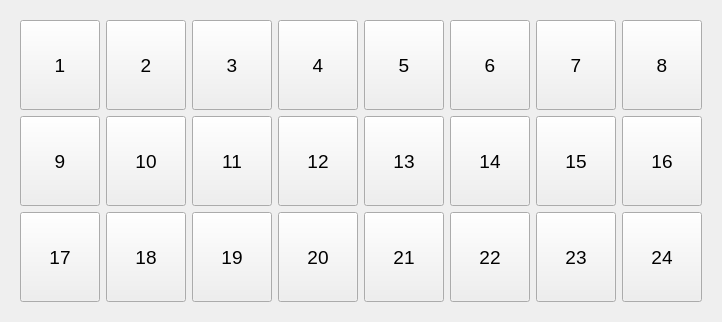
            <widget class="QWidget" name="tab_2">
             <attribute name="title">
              <string>2层停车位</string>
             </attribute>
             <layout class="QHBoxLayout" name="horizontalLayout_9">
              <item>
               <widget class="QWidget" name="widget_p2" native="true">
                <layout class="QHBoxLayout" name="horizontalLayout_20">
                 <item>
                  <layout class="QVBoxLayout" name="verticalLayout_20">
                   <item>
                    <layout class="QHBoxLayout" name="horizontalLayout_21">
                     <item>
                      <widget class="QPushButton" name="pushButton_p1_2">
                       <property name="sizePolicy">
                        <sizepolicy hsizetype="Minimum" vsizetype="Minimum">
                         <horstretch>0</horstretch>
                         <verstretch>0</verstretch>
                        </sizepolicy>
                       </property>
                       <property name="minimumSize">
                        <size>
                         <width>60</width>
                         <height>90</height>
                        </size>
                       </property>
                       <property name="font">
                        <font>
                         <pointsize>14</pointsize>
                        </font>
                       </property>
                       <property name="text">
                        <string>1</string>
                       </property>
                      </widget>
                     </item>
                     <item>
                      <widget class="QPushButton" name="pushButton_p2_2">
                       <property name="sizePolicy">
                        <sizepolicy hsizetype="Minimum" vsizetype="Minimum">
                         <horstretch>0</horstretch>
                         <verstretch>0</verstretch>
                        </sizepolicy>
                       </property>
                       <property name="minimumSize">
                        <size>
                         <width>0</width>
                         <height>90</height>
                        </size>
                       </property>
                       <property name="font">
                        <font>
                         <pointsize>14</pointsize>
                        </font>
                       </property>
                       <property name="text">
                        <string>2</string>
                       </property>
                      </widget>
                     </item>
                     <item>
                      <widget class="QPushButton" name="pushButton_p3_2">
                       <property name="sizePolicy">
                        <sizepolicy hsizetype="Minimum" vsizetype="Minimum">
                         <horstretch>0</horstretch>
                         <verstretch>0</verstretch>
                        </sizepolicy>
                       </property>
                       <property name="minimumSize">
                        <size>
                         <width>0</width>
                         <height>90</height>
                        </size>
                       </property>
                       <property name="font">
                        <font>
                         <pointsize>14</pointsize>
                        </font>
                       </property>
                       <property name="text">
                        <string>3</string>
                       </property>
                      </widget>
                     </item>
                     <item>
                      <widget class="QPushButton" name="pushButton_p4_2">
                       <property name="sizePolicy">
                        <sizepolicy hsizetype="Minimum" vsizetype="Minimum">
                         <horstretch>0</horstretch>
                         <verstretch>0</verstretch>
                        </sizepolicy>
                       </property>
                       <property name="minimumSize">
                        <size>
                         <width>0</width>
                         <height>90</height>
                        </size>
                       </property>
                       <property name="font">
                        <font>
                         <pointsize>14</pointsize>
                        </font>
                       </property>
                       <property name="text">
                        <string>4</string>
                       </property>
                      </widget>
                     </item>
                     <item>
                      <widget class="QPushButton" name="pushButton_p5_2">
                       <property name="sizePolicy">
                        <sizepolicy hsizetype="Minimum" vsizetype="Minimum">
                         <horstretch>0</horstretch>
                         <verstretch>0</verstretch>
                        </sizepolicy>
                       </property>
                       <property name="minimumSize">
                        <size>
                         <width>0</width>
                         <height>90</height>
                        </size>
                       </property>
                       <property name="font">
                        <font>
                         <pointsize>14</pointsize>
                        </font>
                       </property>
                       <property name="text">
                        <string>5</string>
                       </property>
                      </widget>
                     </item>
                     <item>
                      <widget class="QPushButton" name="pushButton_p6_2">
                       <property name="sizePolicy">
                        <sizepolicy hsizetype="Minimum" vsizetype="Minimum">
                         <horstretch>0</horstretch>
                         <verstretch>0</verstretch>
                        </sizepolicy>
                       </property>
                       <property name="minimumSize">
                        <size>
                         <width>0</width>
                         <height>90</height>
                        </size>
                       </property>
                       <property name="font">
                        <font>
                         <pointsize>14</pointsize>
                        </font>
                       </property>
                       <property name="text">
                        <string>6</string>
                       </property>
                      </widget>
                     </item>
                     <item>
                      <widget class="QPushButton" name="pushButton_p7_2">
                       <property name="sizePolicy">
                        <sizepolicy hsizetype="Minimum" vsizetype="Minimum">
                         <horstretch>0</horstretch>
                         <verstretch>0</verstretch>
                        </sizepolicy>
                       </property>
                       <property name="minimumSize">
                        <size>
                         <width>0</width>
                         <height>90</height>
                        </size>
                       </property>
                       <property name="font">
                        <font>
                         <pointsize>14</pointsize>
                        </font>
                       </property>
                       <property name="text">
                        <string>7</string>
                       </property>
                      </widget>
                     </item>
                     <item>
                      <widget class="QPushButton" name="pushButton_p8_2">
                       <property name="sizePolicy">
                        <sizepolicy hsizetype="Minimum" vsizetype="Minimum">
                         <horstretch>0</horstretch>
                         <verstretch>0</verstretch>
                        </sizepolicy>
                       </property>
                       <property name="minimumSize">
                        <size>
                         <width>0</width>
                         <height>90</height>
                        </size>
                       </property>
                       <property name="font">
                        <font>
                         <pointsize>14</pointsize>
                        </font>
                       </property>
                       <property name="text">
                        <string>8</string>
                       </property>
                      </widget>
                     </item>
                    </layout>
                   </item>
                   <item>
                    <layout class="QHBoxLayout" name="horizontalLayout_22">
                     <item>
                      <widget class="QPushButton" name="pushButton_p9_2">
                       <property name="sizePolicy">
                        <sizepolicy hsizetype="Minimum" vsizetype="Minimum">
                         <horstretch>0</horstretch>
                         <verstretch>0</verstretch>
                        </sizepolicy>
                       </property>
                       <property name="minimumSize">
                        <size>
                         <width>0</width>
                         <height>90</height>
                        </size>
                       </property>
                       <property name="font">
                        <font>
                         <pointsize>14</pointsize>
                        </font>
                       </property>
                       <property name="text">
                        <string>9</string>
                       </property>
                      </widget>
                     </item>
                     <item>
                      <widget class="QPushButton" name="pushButton_p10_2">
                       <property name="sizePolicy">
                        <sizepolicy hsizetype="Minimum" vsizetype="Minimum">
                         <horstretch>0</horstretch>
                         <verstretch>0</verstretch>
                        </sizepolicy>
                       </property>
                       <property name="minimumSize">
                        <size>
                         <width>0</width>
                         <height>90</height>
                        </size>
                       </property>
                       <property name="font">
                        <font>
                         <pointsize>14</pointsize>
                        </font>
                       </property>
                       <property name="text">
                        <string>10</string>
                       </property>
                      </widget>
                     </item>
                     <item>
                      <widget class="QPushButton" name="pushButton_p11_2">
                       <property name="sizePolicy">
                        <sizepolicy hsizetype="Minimum" vsizetype="Minimum">
                         <horstretch>0</horstretch>
                         <verstretch>0</verstretch>
                        </sizepolicy>
                       </property>
                       <property name="minimumSize">
                        <size>
                         <width>0</width>
                         <height>90</height>
                        </size>
                       </property>
                       <property name="font">
                        <font>
                         <pointsize>14</pointsize>
                        </font>
                       </property>
                       <property name="text">
                        <string>11</string>
                       </property>
                      </widget>
                     </item>
                     <item>
                      <widget class="QPushButton" name="pushButton_p12_2">
                       <property name="sizePolicy">
                        <sizepolicy hsizetype="Minimum" vsizetype="Minimum">
                         <horstretch>0</horstretch>
                         <verstretch>0</verstretch>
                        </sizepolicy>
                       </property>
                       <property name="minimumSize">
                        <size>
                         <width>0</width>
                         <height>90</height>
                        </size>
                       </property>
                       <property name="font">
                        <font>
                         <pointsize>14</pointsize>
                        </font>
                       </property>
                       <property name="text">
                        <string>12</string>
                       </property>
                      </widget>
                     </item>
                     <item>
                      <widget class="QPushButton" name="pushButton_p13_2">
                       <property name="sizePolicy">
                        <sizepolicy hsizetype="Minimum" vsizetype="Minimum">
                         <horstretch>0</horstretch>
                         <verstretch>0</verstretch>
                        </sizepolicy>
                       </property>
                       <property name="minimumSize">
                        <size>
                         <width>0</width>
                         <height>90</height>
                        </size>
                       </property>
                       <property name="font">
                        <font>
                         <pointsize>14</pointsize>
                        </font>
                       </property>
                       <property name="text">
                        <string>13</string>
                       </property>
                      </widget>
                     </item>
                     <item>
                      <widget class="QPushButton" name="pushButton_p14_2">
                       <property name="sizePolicy">
                        <sizepolicy hsizetype="Minimum" vsizetype="Minimum">
                         <horstretch>0</horstretch>
                         <verstretch>0</verstretch>
                        </sizepolicy>
                       </property>
                       <property name="minimumSize">
                        <size>
                         <width>0</width>
                         <height>90</height>
                        </size>
                       </property>
                       <property name="font">
                        <font>
                         <pointsize>14</pointsize>
                        </font>
                       </property>
                       <property name="text">
                        <string>14</string>
                       </property>
                      </widget>
                     </item>
                     <item>
                      <widget class="QPushButton" name="pushButton_p15_2">
                       <property name="sizePolicy">
                        <sizepolicy hsizetype="Minimum" vsizetype="Minimum">
                         <horstretch>0</horstretch>
                         <verstretch>0</verstretch>
                        </sizepolicy>
                       </property>
                       <property name="minimumSize">
                        <size>
                         <width>0</width>
                         <height>90</height>
                        </size>
                       </property>
                       <property name="font">
                        <font>
                         <pointsize>14</pointsize>
                        </font>
                       </property>
                       <property name="text">
                        <string>15</string>
                       </property>
                      </widget>
                     </item>
                     <item>
                      <widget class="QPushButton" name="pushButton_p16_2">
                       <property name="sizePolicy">
                        <sizepolicy hsizetype="Minimum" vsizetype="Minimum">
                         <horstretch>0</horstretch>
                         <verstretch>0</verstretch>
                        </sizepolicy>
                       </property>
                       <property name="minimumSize">
                        <size>
                         <width>0</width>
                         <height>90</height>
                        </size>
                       </property>
                       <property name="font">
                        <font>
                         <pointsize>14</pointsize>
                        </font>
                       </property>
                       <property name="text">
                        <string>16</string>
                       </property>
                      </widget>
                     </item>
                    </layout>
                   </item>
                   <item>
                    <layout class="QHBoxLayout" name="horizontalLayout_23">
                     <item>
                      <widget class="QPushButton" name="pushButton_p17_2">
                       <property name="sizePolicy">
                        <sizepolicy hsizetype="Minimum" vsizetype="Minimum">
                         <horstretch>0</horstretch>
                         <verstretch>0</verstretch>
                        </sizepolicy>
                       </property>
                       <property name="minimumSize">
                        <size>
                         <width>0</width>
                         <height>90</height>
                        </size>
                       </property>
                       <property name="font">
                        <font>
                         <pointsize>14</pointsize>
                        </font>
                       </property>
                       <property name="text">
                        <string>17</string>
                       </property>
                      </widget>
                     </item>
                     <item>
                      <widget class="QPushButton" name="pushButton_p18_2">
                       <property name="sizePolicy">
                        <sizepolicy hsizetype="Minimum" vsizetype="Minimum">
                         <horstretch>0</horstretch>
                         <verstretch>0</verstretch>
                        </sizepolicy>
                       </property>
                       <property name="minimumSize">
                        <size>
                         <width>0</width>
                         <height>90</height>
                        </size>
                       </property>
                       <property name="font">
                        <font>
                         <pointsize>14</pointsize>
                        </font>
                       </property>
                       <property name="text">
                        <string>18</string>
                       </property>
                      </widget>
                     </item>
                     <item>
                      <widget class="QPushButton" name="pushButton_p19_2">
                       <property name="sizePolicy">
                        <sizepolicy hsizetype="Minimum" vsizetype="Minimum">
                         <horstretch>0</horstretch>
                         <verstretch>0</verstretch>
                        </sizepolicy>
                       </property>
                       <property name="minimumSize">
                        <size>
                         <width>0</width>
                         <height>90</height>
                        </size>
                       </property>
                       <property name="font">
                        <font>
                         <pointsize>14</pointsize>
                        </font>
                       </property>
                       <property name="text">
                        <string>19</string>
                       </property>
                      </widget>
                     </item>
                     <item>
                      <widget class="QPushButton" name="pushButton_p20_2">
                       <property name="sizePolicy">
                        <sizepolicy hsizetype="Minimum" vsizetype="Minimum">
                         <horstretch>0</horstretch>
                         <verstretch>0</verstretch>
                        </sizepolicy>
                       </property>
                       <property name="minimumSize">
                        <size>
                         <width>0</width>
                         <height>90</height>
                        </size>
                       </property>
                       <property name="font">
                        <font>
                         <pointsize>14</pointsize>
                        </font>
                       </property>
                       <property name="text">
                        <string>20</string>
                       </property>
                      </widget>
                     </item>
                     <item>
                      <widget class="QPushButton" name="pushButton_p21_2">
                       <property name="sizePolicy">
                        <sizepolicy hsizetype="Minimum" vsizetype="Minimum">
                         <horstretch>0</horstretch>
                         <verstretch>0</verstretch>
                        </sizepolicy>
                       </property>
                       <property name="minimumSize">
                        <size>
                         <width>0</width>
                         <height>90</height>
                        </size>
                       </property>
                       <property name="font">
                        <font>
                         <pointsize>14</pointsize>
                        </font>
                       </property>
                       <property name="text">
                        <string>21</string>
                       </property>
                      </widget>
                     </item>
                     <item>
                      <widget class="QPushButton" name="pushButton_p22_2">
                       <property name="sizePolicy">
                        <sizepolicy hsizetype="Minimum" vsizetype="Minimum">
                         <horstretch>0</horstretch>
                         <verstretch>0</verstretch>
                        </sizepolicy>
                       </property>
                       <property name="minimumSize">
                        <size>
                         <width>0</width>
                         <height>90</height>
                        </size>
                       </property>
                       <property name="font">
                        <font>
                         <pointsize>14</pointsize>
                        </font>
                       </property>
                       <property name="text">
                        <string>22</string>
                       </property>
                      </widget>
                     </item>
                     <item>
                      <widget class="QPushButton" name="pushButton_p23_2">
                       <property name="sizePolicy">
                        <sizepolicy hsizetype="Minimum" vsizetype="Minimum">
                         <horstretch>0</horstretch>
                         <verstretch>0</verstretch>
                        </sizepolicy>
                       </property>
                       <property name="minimumSize">
                        <size>
                         <width>0</width>
                         <height>90</height>
                        </size>
                       </property>
                       <property name="font">
                        <font>
                         <pointsize>14</pointsize>
                        </font>
                       </property>
                       <property name="text">
                        <string>23</string>
                       </property>
                      </widget>
                     </item>
                     <item>
                      <widget class="QPushButton" name="pushButton_p24_2">
                       <property name="sizePolicy">
                        <sizepolicy hsizetype="Minimum" vsizetype="Minimum">
                         <horstretch>0</horstretch>
                         <verstretch>0</verstretch>
                        </sizepolicy>
                       </property>
                       <property name="minimumSize">
                        <size>
                         <width>0</width>
                         <height>90</height>
                        </size>
                       </property>
                       <property name="font">
                        <font>
                         <pointsize>14</pointsize>
                        </font>
                       </property>
                       <property name="text">
                        <string>24</string>
                       </property>
                      </widget>
                     </item>
                    </layout>
                   </item>
                  </layout>
                 </item>
                </layout>
               </widget>
              </item>
             </layout>
            </widget>
